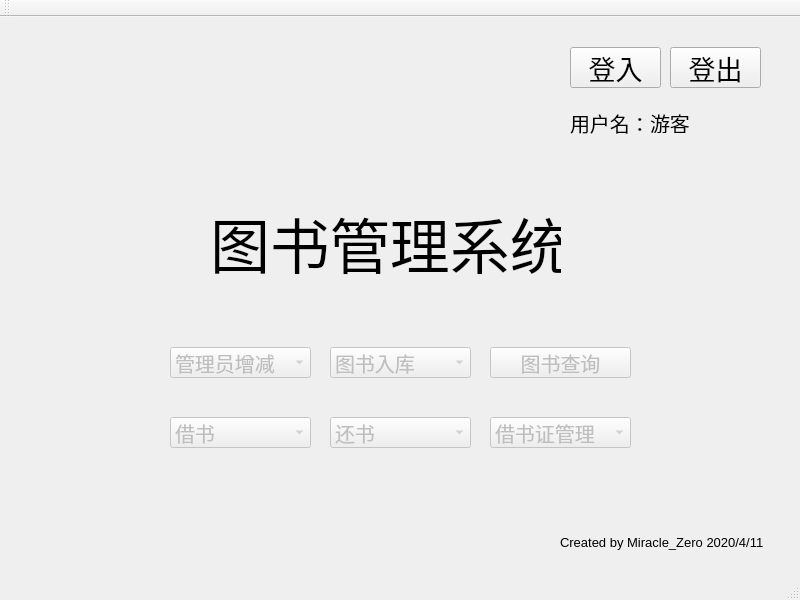
<?xml version="1.0" encoding="UTF-8"?>
<ui version="4.0">
 <class>MainWindow</class>
 <widget class="QMainWindow" name="MainWindow">
  <property name="geometry">
   <rect>
    <x>0</x>
    <y>0</y>
    <width>800</width>
    <height>600</height>
   </rect>
  </property>
  <property name="windowTitle">
   <string>MainWindow</string>
  </property>
  <widget class="QWidget" name="centralWidget">
   <widget class="QLabel" name="label">
    <property name="geometry">
     <rect>
      <x>210</x>
      <y>150</y>
      <width>351</width>
      <height>151</height>
     </rect>
    </property>
    <property name="font">
     <font>
      <family>汉仪秦川飞影W</family>
      <pointsize>45</pointsize>
     </font>
    </property>
    <property name="text">
     <string>图书管理系统</string>
    </property>
   </widget>
   <widget class="QPushButton" name="btn_login">
    <property name="geometry">
     <rect>
      <x>570</x>
      <y>30</y>
      <width>91</width>
      <height>41</height>
     </rect>
    </property>
    <property name="font">
     <font>
      <family>楷体</family>
      <pointsize>20</pointsize>
     </font>
    </property>
    <property name="text">
     <string>登入</string>
    </property>
   </widget>
   <widget class="QPushButton" name="pushButton_2">
    <property name="geometry">
     <rect>
      <x>670</x>
      <y>30</y>
      <width>91</width>
      <height>41</height>
     </rect>
    </property>
    <property name="font">
     <font>
      <family>楷体</family>
      <pointsize>20</pointsize>
     </font>
    </property>
    <property name="text">
     <string>登出</string>
    </property>
   </widget>
   <widget class="QLabel" name="label_2">
    <property name="geometry">
     <rect>
      <x>570</x>
      <y>80</y>
      <width>81</width>
      <height>51</height>
     </rect>
    </property>
    <property name="font">
     <font>
      <family>楷体</family>
      <pointsize>15</pointsize>
     </font>
    </property>
    <property name="text">
     <string>用户名：</string>
    </property>
   </widget>
   <widget class="QLabel" name="label4_username">
    <property name="geometry">
     <rect>
      <x>650</x>
      <y>95</y>
      <width>101</width>
      <height>21</height>
     </rect>
    </property>
    <property name="font">
     <font>
      <family>楷体</family>
      <pointsize>15</pointsize>
     </font>
    </property>
    <property name="text">
     <string>游客</string>
    </property>
   </widget>
   <widget class="QComboBox" name="user_manage">
    <property name="enabled">
     <bool>false</bool>
    </property>
    <property name="geometry">
     <rect>
      <x>170</x>
      <y>330</y>
      <width>141</width>
      <height>31</height>
     </rect>
    </property>
    <property name="font">
     <font>
      <family>楷体</family>
      <pointsize>15</pointsize>
     </font>
    </property>
    <item>
     <property name="text">
      <string>管理员增减</string>
     </property>
    </item>
    <item>
     <property name="text">
      <string>新增管理员</string>
     </property>
    </item>
    <item>
     <property name="text">
      <string>删除管理员</string>
     </property>
    </item>
    <item>
     <property name="text">
      <string>查看全部管理员</string>
     </property>
    </item>
   </widget>
   <widget class="QComboBox" name="book_insert">
    <property name="enabled">
     <bool>false</bool>
    </property>
    <property name="geometry">
     <rect>
      <x>330</x>
      <y>330</y>
      <width>141</width>
      <height>31</height>
     </rect>
    </property>
    <property name="font">
     <font>
      <family>楷体</family>
      <pointsize>15</pointsize>
     </font>
    </property>
    <item>
     <property name="text">
      <string>图书入库</string>
     </property>
    </item>
    <item>
     <property name="text">
      <string>单本图书入库</string>
     </property>
    </item>
    <item>
     <property name="text">
      <string>批量入库</string>
     </property>
    </item>
   </widget>
   <widget class="QPushButton" name="book_search">
    <property name="enabled">
     <bool>false</bool>
    </property>
    <property name="geometry">
     <rect>
      <x>490</x>
      <y>330</y>
      <width>141</width>
      <height>31</height>
     </rect>
    </property>
    <property name="font">
     <font>
      <family>楷体</family>
      <pointsize>15</pointsize>
     </font>
    </property>
    <property name="text">
     <string>图书查询</string>
    </property>
   </widget>
   <widget class="QComboBox" name="book_borrow">
    <property name="enabled">
     <bool>false</bool>
    </property>
    <property name="geometry">
     <rect>
      <x>170</x>
      <y>400</y>
      <width>141</width>
      <height>31</height>
     </rect>
    </property>
    <property name="font">
     <font>
      <family>楷体</family>
      <pointsize>15</pointsize>
     </font>
    </property>
    <item>
     <property name="text">
      <string>借书</string>
     </property>
    </item>
    <item>
     <property name="text">
      <string>显示已借书籍</string>
     </property>
    </item>
    <item>
     <property name="text">
      <string>借书操作</string>
     </property>
    </item>
   </widget>
   <widget class="QComboBox" name="book_return">
    <property name="enabled">
     <bool>false</bool>
    </property>
    <property name="geometry">
     <rect>
      <x>330</x>
      <y>400</y>
      <width>141</width>
      <height>31</height>
     </rect>
    </property>
    <property name="font">
     <font>
      <family>楷体</family>
      <pointsize>15</pointsize>
     </font>
    </property>
    <item>
     <property name="text">
      <string>还书</string>
     </property>
    </item>
    <item>
     <property name="text">
      <string>显示已借书籍</string>
     </property>
    </item>
    <item>
     <property name="text">
      <string>还书操作</string>
     </property>
    </item>
   </widget>
   <widget class="QComboBox" name="card_manage">
    <property name="enabled">
     <bool>false</bool>
    </property>
    <property name="geometry">
     <rect>
      <x>490</x>
      <y>400</y>
      <width>141</width>
      <height>31</height>
     </rect>
    </property>
    <property name="font">
     <font>
      <family>楷体</family>
      <pointsize>15</pointsize>
     </font>
    </property>
    <item>
     <property name="text">
      <string>借书证管理</string>
     </property>
    </item>
    <item>
     <property name="text">
      <string>新增借书证</string>
     </property>
    </item>
    <item>
     <property name="text">
      <string>修改借书证</string>
     </property>
    </item>
    <item>
     <property name="text">
      <string>删除借书证</string>
     </property>
    </item>
    <item>
     <property name="text">
      <string>查询借书证</string>
     </property>
    </item>
   </widget>
   <widget class="QLabel" name="label_3">
    <property name="geometry">
     <rect>
      <x>560</x>
      <y>510</y>
      <width>251</width>
      <height>31</height>
     </rect>
    </property>
    <property name="font">
     <font>
      <pointsize>10</pointsize>
     </font>
    </property>
    <property name="text">
     <string>Created by Miracle_Zero 2020/4/11</string>
    </property>
   </widget>
  </widget>
  <widget class="QMenuBar" name="menuBar">
   <property name="geometry">
    <rect>
     <x>0</x>
     <y>0</y>
     <width>800</width>
     <height>21</height>
    </rect>
   </property>
  </widget>
  <widget class="QToolBar" name="mainToolBar">
   <attribute name="toolBarArea">
    <enum>TopToolBarArea</enum>
   </attribute>
   <attribute name="toolBarBreak">
    <bool>false</bool>
   </attribute>
  </widget>
  <widget class="QStatusBar" name="statusBar"/>
 </widget>
 <layoutdefault spacing="6" margin="11"/>
 <resources/>
 <connections/>
</ui>
